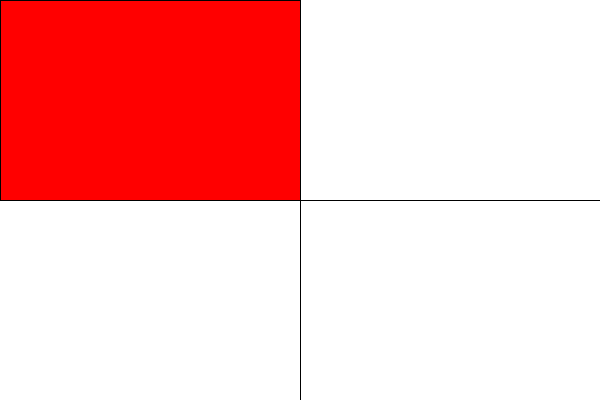
Frame 1 (no input)
Frame 60 (the mouse pressed at the canvas centre just before this capture): identical to frame 1, image omitted
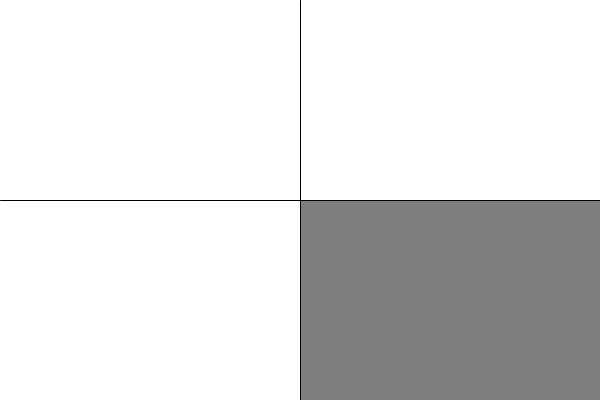
Frame 120 (the mouse held since frame 60 and released just before this capture)

The Processing sketch that drew these frames (run headless with seeded random() and noise(); from frame 60 on, the mouse is pressed at the canvas centre):

// Processing sketch: processing_71765
// ── processing_71765.pde

void setup() {
size(600, 400);
}

void draw() {
background(255);
line(0,height/2,width,height/2);
line(width/2,0,width/2,height);

//box #1
if(mouseX<width/2 && mouseY <height/2){
fill(255,0,0);
rect(0,0,width/2,height/2);
//box #2
}else if (mouseX>width/2 && mouseY <height/2){
fill(0,255,0);
rect(width/2,0,width/2,height/2);
//box #3
}else if (mouseX<width/2 && mouseY >height/2){
fill(0,0,255);
rect(0,height/2,width/2,height/2);
//box #4
}else{
fill(127);
rect(width/2,height/2,width/2,height/2);
}
}
